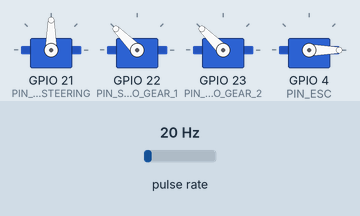
Simulated run of this sketch. Board: ESP32. Parts: 4 × servo. Wiring (inferred from the names in the program): pulse sensor: data GPIO 25. The test bench sets the inputs (shaded band); at power-on: pulse rate 20 Hz. What the sketch prints to the serial monitor is not drawn.

Above: at 6.2 s.
6.3 s: pulse rate (sensor on GPIO 25) set to 19 Hz
At 7.8 s:
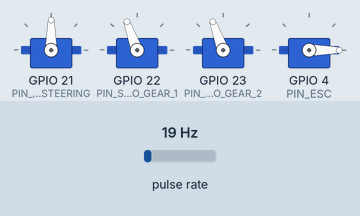
8.5 s: pulse rate (sensor on GPIO 25) set to 4 Hz
At 10.4 s:
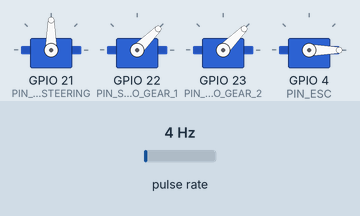
11.5 s: pulse rate (sensor on GPIO 25) set to 8 Hz
At 15.5 s:
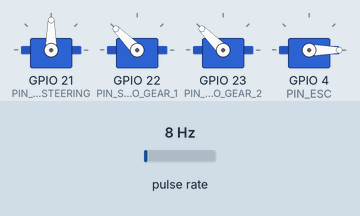
Timing chart, 0 to 17.0 s (numbered marks = the images above; inputs shaded):
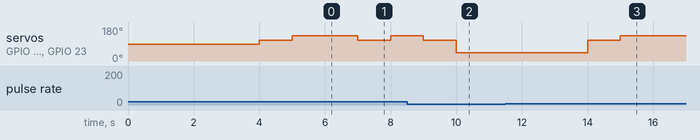

Measured:
- the behaviour switches between 20 and 19 Hz on pulse rate (sensor on GPIO 25) (found by bisection; images 0 and 1)
- the behaviour switches between 6 and 7 Hz on pulse rate (sensor on GPIO 25) (found by bisection; images 2 and 3)
- after the input at 6.3 s, servo on GPIO 22 (PIN_SERVO_GEAR_1), servo on GPIO 23 (PIN_SERVO_GEAR_2): 135° → 110° after 0.70 s, → 135° 1.0 s later
- after the input at 8.5 s, servo on GPIO 22 (PIN_SERVO_GEAR_1), servo on GPIO 23 (PIN_SERVO_GEAR_2): 135° → 110° after 0.50 s, → 45° 1.0 s later
- after the input at 11.5 s, servo on GPIO 22 (PIN_SERVO_GEAR_1), servo on GPIO 23 (PIN_SERVO_GEAR_2): 45° → 110° after 2.5 s, → 135° 1.0 s later

The sketch:

rc.ino
```cpp
#include <ESP32Servo.h>

const int PIN_SERVO_STEERING = 21;
const int PIN_SERVO_GEAR_1   = 22;
const int PIN_SERVO_GEAR_2   = 23;
const int PIN_ESC            = 4;
const int PIN_HALL_SENSOR    = 25; // Gắn ở trục truyền động 2 bánh sau

Servo steeringServo;
Servo gearServo1;
Servo gearServo2;
Servo escMotor;

volatile unsigned long pulseCount = 0;
unsigned long lastTime = 0;
float wheelRpm = 0;
float previousRpm = 0;

// Số nam châm gắn trên trục truyền động
const int MAGNETS_PER_REVOLUTION = 1;

void IRAM_ATTR countPulse() {
  pulseCount++;
}

void setup() {
  Serial.begin(115200);

  pinMode(PIN_HALL_SENSOR, INPUT_PULLUP);
  attachInterrupt(digitalPinToInterrupt(PIN_HALL_SENSOR), countPulse, FALLING);

  steeringServo.attach(PIN_SERVO_STEERING);
  gearServo1.attach(PIN_SERVO_GEAR_1);
  gearServo2.attach(PIN_SERVO_GEAR_2);
  escMotor.attach(PIN_ESC, 1000, 2000);

  steeringServo.write(90);
  gearServo1.write(90);
  gearServo2.write(90);
  escMotor.writeMicroseconds(1000);

  delay(2000);
  Serial.println("System Initialized & Ready.");
}

void loop() {
  unsigned long currentTime = millis();
  if (currentTime - lastTime >= 1000) {
    noInterrupts();
    unsigned long counts = pulseCount;
    pulseCount = 0;
    interrupts();

    // Tính RPM chính xác theo số nam châm trên trục sau
    wheelRpm = ((float)counts / MAGNETS_PER_REVOLUTION) * 60.0;

    handleTransmissionLogic(wheelRpm, previousRpm);

    previousRpm = wheelRpm;
    lastTime = currentTime;
  }
}

int currentGear = 1; // Khởi động ở số 1

void handleTransmissionLogic(float currentRpm, float lastRpm) {
  float acceleration = currentRpm - lastRpm;

  // Điều kiện tăng số (Upshift) và kiểm tra xem đã chạm số cao nhất chưa
  if (currentRpm > 400 && abs(acceleration) <= 20) {
    if (currentGear < 3) { // Giả sử hộp số tối đa 3 cấp
      currentGear++;       // Tăng số lên 1 bậc
      Serial.print("Đường bằng -> Tăng lên số: "); Serial.println(currentGear);

      // Điều khiển góc servo tương ứng với cấp số mới
      if (currentGear == 2) {
        gearServo1.write(110);
        gearServo2.write(110);
      } else if (currentGear == 3) {
        gearServo1.write(135);
        gearServo2.write(135);
      }
    } else {
      // Đã ở số cao nhất rồi thì giữ nguyên, không gọi lệnh upshift nữa
      // Tránh làm cháy/kẹt servo
    }
  }
  else if (acceleration < -50 && currentRpm > 200) {
    if (currentGear > 1) { // Kiểm tra nếu chưa phải số thấp nhất thì mới trả số
      currentGear--;
      Serial.print("Lên dốc -> Trả về số: "); Serial.println(currentGear);

      if (currentGear == 2) {
        gearServo1.write(110);
        gearServo2.write(110);
      } else if (currentGear == 1) {
        gearServo1.write(45);
        gearServo2.write(45);
      }
    }
  }
}
```
